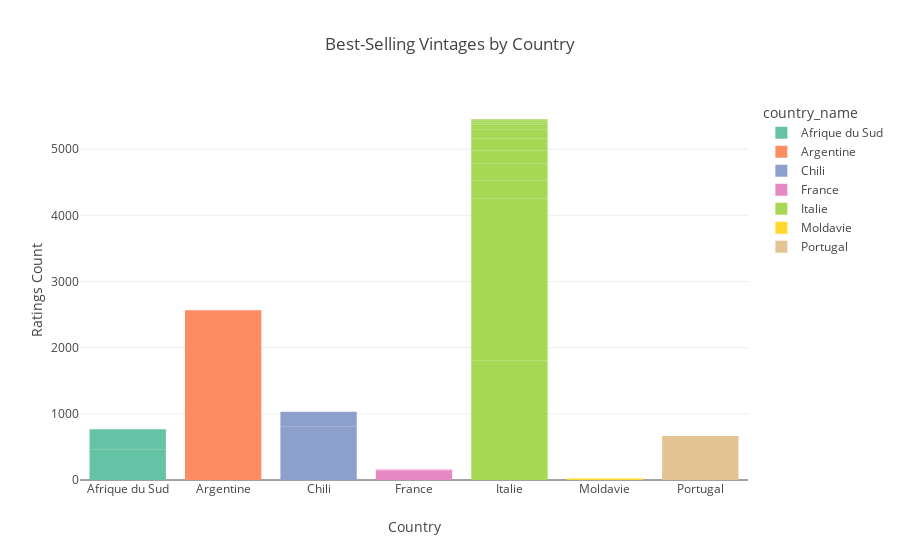

This figure's notebook cell:
### Code cell
import sqlite3
import pandas as pd
import plotly.express as px

# Connect to the SQLite database
conn = sqlite3.connect(r'C:\Users\samve\OneDrive\0BeCode\repos\wine_market_analysis\data\vivino.db')

# Execute the query and fetch data
query = """
SELECT c.name AS country_name, v.name AS vintage_name, v.ratings_count, v.price_euros
FROM vintages AS v
JOIN wines AS w ON v.wine_id = w.id
JOIN regions AS r ON w.region_id = r.id
JOIN countries AS c ON r.country_code = c.code
WHERE v.price_euros < 30
GROUP BY c.name, v.name
ORDER BY c.name, v.ratings_count DESC;
"""
result = conn.execute(query).fetchall()

# Close the database connection
conn.close()

# Convert the result to a Pandas DataFrame
columns = ['country_name', 'vintage_name', 'ratings_count', 'price_euros']
df = pd.DataFrame(result, columns=columns)

# Create a Plotly visualization
fig = px.bar(df, x='country_name', y='ratings_count', color='country_name',
             hover_data=['vintage_name', 'price_euros'],
             title='Best-Selling Vintages by Country')
fig.update_layout(xaxis_title='Country', yaxis_title='Ratings Count')
fig.show()

### Figure 1 — Plotly figure (JSON) as saved in the notebook; plotly's stock layout.template omitted (floating-point values rounded to 4 significant figures)
{"data": [{"alignmentgroup": "True", "customdata": [["Waterford Estate Kevin Arnold Shiraz 2016", 26.9], ["Taaibosch Estate Crescendo 2019", 29.95]], "hovertemplate": "country_name=%{x}<br>ratings_count=%{y}<br>vintage_name=%{customdata[0]}<br>price_euros=%{customdata[1]}<extra></extra>", "legendgroup": "Afrique du Sud", "marker": {"color": "rgb(102,194,165)", "pattern": {"shape": ""}}, "name": "Afrique du Sud", "offsetgroup": "Afrique du Sud", "orientation": "v", "showlegend": true, "textposition": "auto", "type": "bar", "x": ["Afrique du Sud", "Afrique du Sud"], "xaxis": "x", "y": [466, 301], "yaxis": "y"}, {"alignmentgroup": "True", "customdata": [["Rutini Malbec 2019", 25.99]], "hovertemplate": "country_name=%{x}<br>ratings_count=%{y}<br>vintage_name=%{customdata[0]}<br>price_euros=%{customdata[1]}<extra></extra>", "legendgroup": "Argentine", "marker": {"color": "rgb(252,141,98)", "pattern": {"shape": ""}}, "name": "Argentine", "offsetgroup": "Argentine", "orientation": "v", "showlegend": true, "textposition": "auto", "type": "bar", "x": ["Argentine"], "xaxis": "x", "y": [2567], "yaxis": "y"}, {"alignmentgroup": "True", "customdata": [["El Principal Memorias 2018", 29.95], ["Von Siebenthal Carabantes Syrah 2020", 27.98]], "hovertemplate": "country_name=%{x}<br>ratings_count=%{y}<br>vintage_name=%{customdata[0]}<br>price_euros=%{customdata[1]}<extra></extra>", "legendgroup": "Chili", "marker": {"color": "rgb(141,160,203)", "pattern": {"shape": ""}}, "name": "Chili", "offsetgroup": "Chili", "orientation": "v", "showlegend": true, "textposition": "auto", "type": "bar", "x": ["Chili", "Chili"], "xaxis": "x", "y": [804, 227], "yaxis": "y"}, {"alignmentgroup": "True", "customdata": [["Château Voigny Sauternes 2019", 13.95], ["Mas Belles Eaux Carmin 2020", 29.45]], "hovertemplate": "country_name=%{x}<br>ratings_count=%{y}<br>vintage_name=%{customdata[0]}<br>price_euros=%{customdata[1]}<extra></extra>", "legendgroup": "France", "marker": {"color": "rgb(231,138,195)", "pattern": {"shape": ""}}, "name": "France", "offsetgroup": "France", "orientation": "v", "showlegend": true, "textposition": "auto", "type": "bar", "x": ["France", "France"], "xaxis": "x", "y": [143, 16], "yaxis": "y"}, {"alignmentgroup": "True", "customdata": [["Guerrieri Guerriero della Terra 2019", 27.4], ["San Marzano 60 Sessantanni Old Vines Primitivo di Manduria 2018", 24.75], ["Vigneti del Salento Vigne Vecchie Gold Series Leggenda Primitivo di Manduria 2019", 23.95], ["Luccarelli Il Bacca Old Vine Primitivo di Manduria 2019", 27.75], ["Luccarelli Old Vines Primitivo di Manduria 2019", 20.95], ["Farnese Cinque Autoctoni Collection Limited Release 2020", 23.9], ["Cignomoro 50 Old Vines Vecchie Vigne Negroamaro 2019", 28.45], ["Guerrieri Guerriero della Terra 2020", 25.95], ["Cignomoro 6 Anime Puglia Rosso 2021", 27.3], ["Puglia Pop Luminaria Primitivo di Manduria 2021", 24.95], ["Cignomoro Primitivo di Manduria 2021", 18.75], ["Puglia Pop Triglia Negroamaro Rosato 2022", 22.95], ["Guerrieri Guerriero del Mare 2021", 27.95], ["Varvaglione Paralupi Appassimento 2021", 13.88], ["Nic Tartaglia Trebbiano d'Abruzzo 2022", 13.33]], "hovertemplate": "country_name=%{x}<br>ratings_count=%{y}<br>vintage_name=%{customdata[0]}<br>price_euros=%{customdata[1]}<extra></extra>", "legendgroup": "Italie", "marker": {"color": "rgb(166,216,84)", "pattern": {"shape": ""}}, "name": "Italie", "offsetgroup": "Italie", "orientation": "v", "showlegend": true, "textposition": "auto", "type": "bar", "x": ["Italie", "Italie", "Italie", "Italie", "Italie", "Italie", "Italie", "Italie", "Italie", "Italie", "Italie", "Italie", "Italie", "Italie", "Italie"], "xaxis": "x", "y": [1803, 1748, 424, 276, 274, 255, 200, 182, 140, 71, 32, 25, 15, 6, 6], "yaxis": "y"}, {"alignmentgroup": "True", "customdata": [["Gitana Saperavi 2020", 29.29]], "hovertemplate": "country_name=%{x}<br>ratings_count=%{y}<br>vintage_name=%{customdata[0]}<br>price_euros=%{customdata[1]}<extra></extra>", "legendgroup": "Moldavie", "marker": {"color": "rgb(255,217,47)", "pattern": {"shape": ""}}, "name": "Moldavie", "offsetgroup": "Moldavie", "orientation": "v", "showlegend": true, "textposition": "auto", "type": "bar", "x": ["Moldavie"], "xaxis": "x", "y": [22], "yaxis": "y"}, {"alignmentgroup": "True", "customdata": [["Casa Ermelinda Freitas Dona Ermelinda Grande Reserva 2017", 29.95], ["Quinta do Paral Vinhas Velhas Tinto 2019", 29.95]], "hovertemplate": "country_name=%{x}<br>ratings_count=%{y}<br>vintage_name=%{customdata[0]}<br>price_euros=%{customdata[1]}<extra></extra>", "legendgroup": "Portugal", "marker": {"color": "rgb(229,196,148)", "pattern": {"shape": ""}}, "name": "Portugal", "offsetgroup": "Portugal", "orientation": "v", "showlegend": true, "textposition": "auto", "type": "bar", "x": ["Portugal", "Portugal"], "xaxis": "x", "y": [483, 181], "yaxis": "y"}], "layout": {"barmode": "relative", "legend": {"title": {"text": "country_name"}, "tracegroupgap": 0}, "title": {"text": "Best-Selling Vintages by Country"}, "xaxis": {"anchor": "y", "categoryarray": ["Afrique du Sud", "Argentine", "Chili", "France", "Italie", "Moldavie", "Portugal"], "categoryorder": "array", "domain": [0, 1], "title": {"text": "Country"}}, "yaxis": {"anchor": "x", "domain": [0, 1], "title": {"text": "Ratings Count"}}}}
